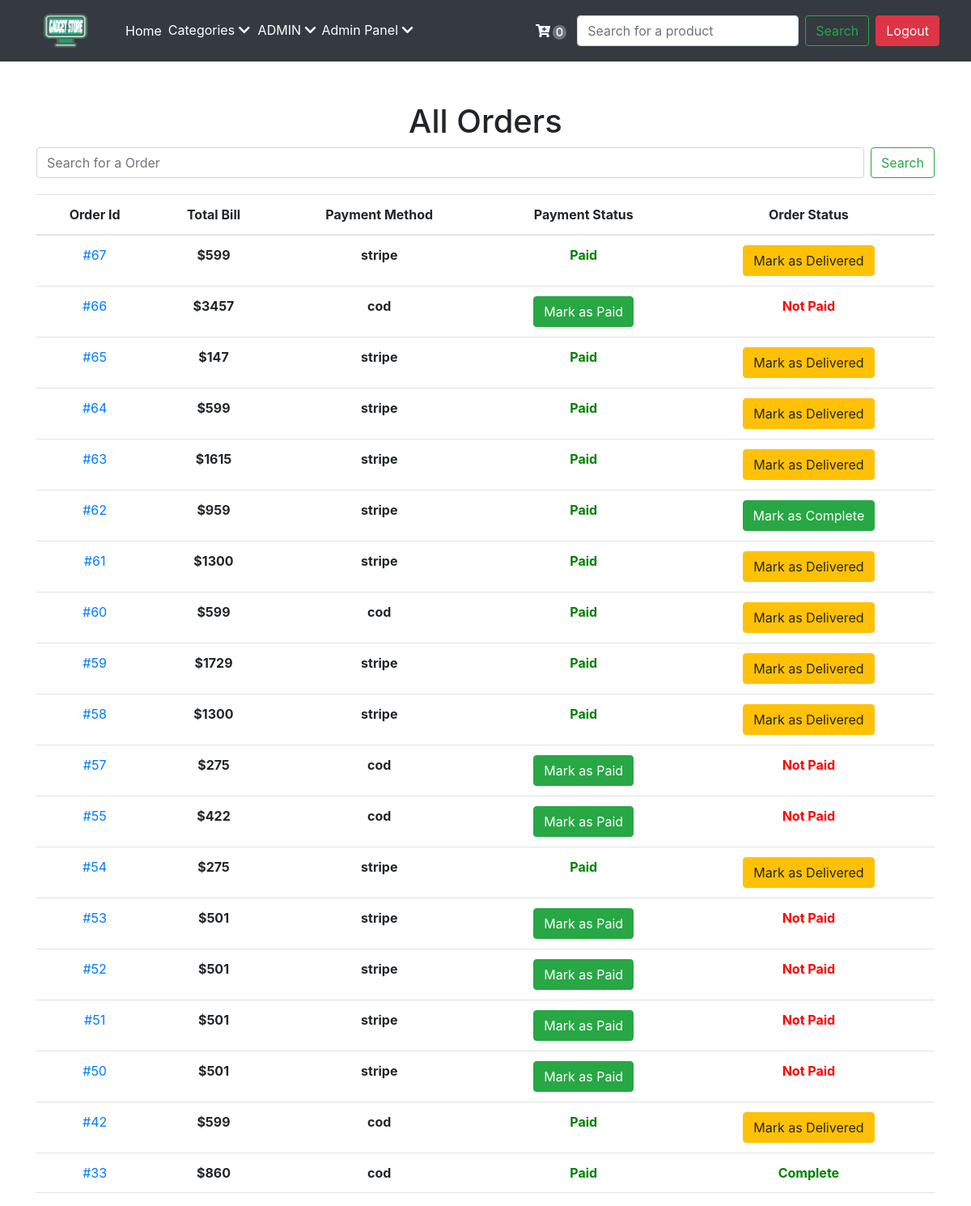
The page /manageOrder.php (signed in) on the database as committed earlier.
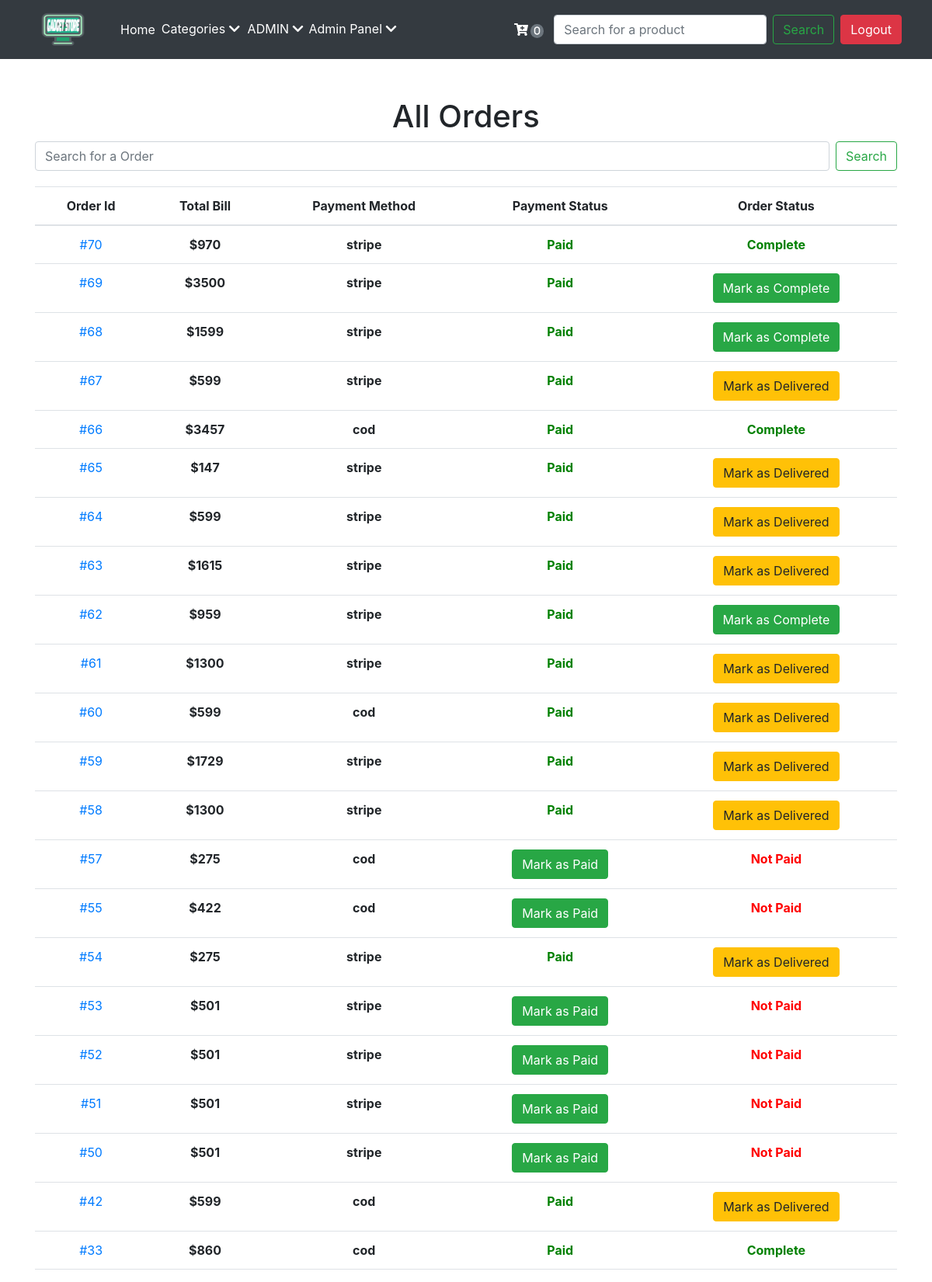
The same page on the database as committed later.
### tables this page shows
CREATE TABLE `orders` (
  `order_id` int(11) NOT NULL,
  `order_user_id` int(11) DEFAULT NULL,
  `cart` text NOT NULL,
  `bill` int(11) NOT NULL,
  `order_status` varchar(255) NOT NULL DEFAULT 'Not Delivered',
  `payment_status` varchar(25) NOT NULL DEFAULT 'Not Paid',
  `payment_method` varchar(25) NOT NULL,
  `order_time` datetime NOT NULL DEFAULT current_timestamp()
);

### manageOrder.php (the view, shortened to what this page needs)
<!DOCTYPE html>
<html lang="en">
<head>
</head>
<body>
    <?php
    if(!isset($_SESSION['user_type'])||$_SESSION['user_type']!='admin'){
        header("location: /store/index.php");
    }
    else{
        include 'partials/_header.php';
        include 'partials/_dbconnect.php';
        echo'
        <div class="container" >
        <div class="" style= "padding-top: 50px; padding-bottom: 20px;">
        <h1 class="text-center">All Orders</h1>
            <form class="d-flex" role="search" action="/store/orderSearch.php" method="get">
                    <input class="form-control me-2" type="search" placeholder="Search for a Order"
                        aria-label="Search" name="search">
                    <button class="btn btn-outline-success" type="submit">Search</button>
                </form>
        </div>
                <div class="row">
                <div class="col-sm-12 col-md-12 col-md-offset-1">
                    <table class="table table-hover">
                        <thead>
                            <tr>
                                <th class="text-center">Order Id</th>
                                <th class="text-center">Total Bill</th>
                                <th class="text-center">Payment Method</th>
                                <th class="text-center">Payment Status</th>
                                <th class="text-center">Order Status</th>
                            </tr>
                        </thead>
                <tbody>
                ';
                    $sql = "SELECT * FROM `orders` ORDER BY `orders`.`order_id` DESC";
                    $result = mysqli_query($conn, $sql);
                    $num = mysqli_num_rows($result);
                    if ($num>0){
                        while($row = mysqli_fetch_assoc($result)){
                        $orderId = $row['order_id'];
                        $paymentMethod = $row['payment_method'];
                        $amountPaid = $row['bill'];
                        $status = $row['order_status'];
                        $payStatus = $row['payment_status'];
                        echo'
                <tr>
                <td class="text-center">
                <a href="/store/orderPage.php?orderId='.$orderId.'"><span>#'.$orderId.'</span></a>
                </td>
                <td class="text-center"><strong>$'.$amountPaid.'</strong></td>
                <td class="text-center"><strong>'.$paymentMethod.'</strong></td>';
                if($payStatus == 'Not Paid'){
                    echo'
                    <td class="text-center">
                    <form action="/store/partials/_markAsPaid.php" method="post">
                    <input type="hidden" name="orderId" value="'.$orderId.'">
                    <button type="submit" class="btn btn-success">Mark as Paid</button>
                    </form>
                    </td>
                    <td class="text-center"><strong style="color: red;">'.$payStatus.'</strong></td>
                    ';
                }
                else{
                    echo'
                    <td class="text-center"><strong style="color: green;">'.$payStatus.'</strong></td>
                    ';
                if($status=="Not Delivered"){
                    echo'
                    <td class="text-center">
                    <form method="post" action="/store/partials/_handleOrderStatus.php">
                    <input type="hidden" name="orderId" value="'.$orderId.'">
                    <input type="hidden" name="status" value="'.$status.'">
                    <button type="submit" class="btn btn-warning">Mark as Delivered</button>
                    </form>
                    </td>';
                }else if($status=="on the way"){
                    echo'
                    <td class="text-center">
                    <form method="post" action="/store/partials/_handleOrderStatus.php">
                    <input type="hidden" name="orderId" value="'.$orderId.'">
                    <input type="hidden" name="status" value="'.$status.'">
                    <button type="submit" class="btn btn-success">Mark as Complete</button>
                    </form>
                    </td>';
                }
                else{
                    echo'
                    <td class="text-center"><strong style="color: green;">'.$status.'</strong></td>
                    ';
                }
                }
                echo
                '</tr>
        </a>';
                }}
                ;}
    ?>
</body>
</html>

### partials/_header.php (shortened to what this page needs)
<!DOCTYPE html>
<html lang="en">
<head>
    <link rel="stylesheet" type="text/css" href="/store/partials/_header.css">
    <link href="https://cdn.jsdelivr.net/npm/bootstrap@5.2.2/dist/css/bootstrap.min.css" rel="stylesheet"
>
    <link rel="stylesheet" href="https://stackpath.bootstrapcdn.com/bootstrap/4.3.1/css/bootstrap.min.css">
    <link rel="stylesheet" href="https://use.fontawesome.com/releases/v5.7.2/css/all.css">
</head>
<body>
    <nav class="navbar navbar-expand-lg navbar-dark bg-dark">
        <div class="container-fluid">
            <a class="navbar-brand" href="/store/index.php"><img src="/store/uploads/logo.png" height="50" width="100"
                    alt=""></a>
            <div class="collapse navbar-collapse" id="navbarSupportedContent">
                <ul class="navbar-nav me-auto mb-2 mb-lg-0">
                    <li class="nav-item">
                        <a class="nav-link s1" aria-current="page" href="/store/index.php">Home</a>
                    </li>
                    <?php
                    if(isset($_SESSION['loggedIn']) && $_SESSION['loggedIn']==true){
                        echo'<li><a style="margin-right: 5px; padding-top: 7px" class="s1">Categories <i
                                class="fa fa-chevron-down"></i></a>';
                    }else{
                        echo'<li><a style="margin-right: 5px;padding-top: 7px ;width: 100px" class="s1">Categories <i
                                class="fa fa-chevron-down"></i></a>';
                    }
                    ?>
                    <ul>
                        <?php
                    echo'
                       </ul>
                    </li>';
                    if(isset($_SESSION['loggedIn']) && $_SESSION['loggedIn']==true){
                        $curUserName = $_SESSION['user_name'];
                    echo'
                    <li id="drop"><a style="margin-left: 5px; padding-top: 7px" class="s1">'.strtoupper($curUserName).' <i class="fa fa-chevron-down"></i></a></a>
                    <ul>
                        <li class="nav-item"><a  class="nav-link s1" href="/store/userProfile.php">User Profile</a></li>
                        <li class="nav-item"><a  class="nav-link s1" href="/store/changePassword.php">Change Password</a></li>
                    </ul>
                    </li>';
                    if($_SESSION['user_type'] == 'admin'){
                        echo'
                        <li class="s1" style="margin-left: 7px; padding-top: 7px"><a href="">Admin Panel <i
                                class="fa fa-chevron-down"></i></a>
                            <ul>
                                <li class="nav-item"><a  class="nav-link s1" href="/store/manageUser.php">Manage Users</a></li>
                                <li class="nav-item"><a  class="nav-link s1" href="/store/manageProduct.php">Manage Products</a></li>
                                <li class="nav-item"><a  class="nav-link s1" href="/store/manageOrder.php">Manage Orders</a></li>
                                <li class="nav-item"><a  class="nav-link s1" href="/store/manageRequest.php">Requested Products</a></li>
                            </ul>
                        </li>';
                    }
                    }
                ?>
                    </ul>
                    <?php
                            $c=0;
                            echo'
                                <a href="/store/shoppingCart.php" style="padding: 10px; margin-right: 3px" class="s1 rounded-circle"><i class="fa fa-cart-plus" aria-hidden="true"><span class=" badge rounded-pill bg-secondary" style="margin-left: 3px;">'.$c.'</span></i></a>'
                            ;?>
                <form class="d-flex" role="search" action="/store/searchPage.php" method="get">
                    <input class="form-control me-2" type="search" placeholder="Search for a product"
                        aria-label="Search" name="search">
                    <button class="btn btn-outline-success" type="submit">Search</button>
                </form>
                <?php
                    if(isset($_SESSION['loggedIn']) && $_SESSION['loggedIn']==true){
                    echo' <ul>
                    <li class="nav-item"><a  class="btn btn-danger mx-2" href="/store/logout.php">Logout</a></li>
                    </ul>';
                }else{
                    echo'
                    <button class="btn btn-primary nav-item mx-2"><a href="/store/signup.php">Signup</a></button>
                    <button class="btn btn-success nav-item"><a href="/store/login.php">Login</a></button>
                    ';
                }
                ?>
            </div>
        </div>
    </nav>
</body>
</html>

### partials/_header.css (style rules this page uses)
body { font-family: "Trebuchet MS",sans-serif; }
nav ul { padding: 0; margin: 0; list-style: none; position: relative; }
nav ul li { display:inline-block; }
nav a { display:block; color:#FFF !important; text-decoration:none !important; }

Rows that differ between the two databases and show on the page:
added orders: order_id "70", bill "970", payment_method "stripe", payment_status "Paid", order_status "Complete"
added orders: order_id "69", bill "3500", payment_method "stripe", payment_status "Paid"
added orders: order_id "68", bill "1599", payment_method "stripe", payment_status "Paid"
changed orders id 66: order_status (not shown) → "Complete"; payment_status "Not Paid" → "Paid"
